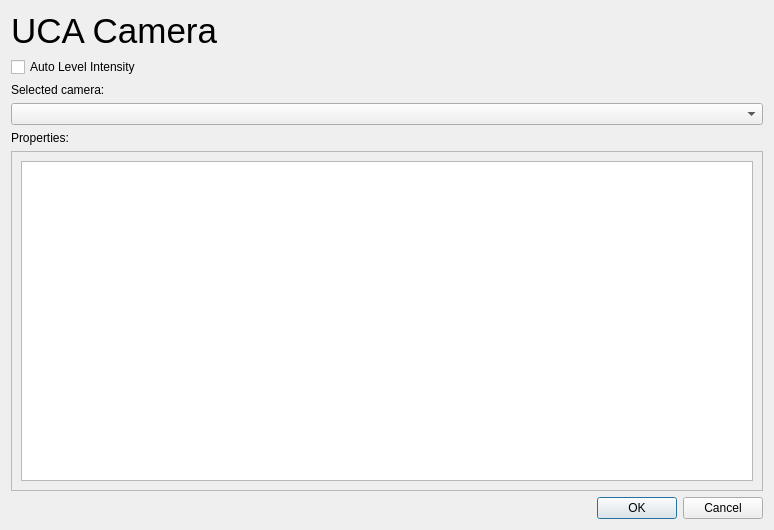
<?xml version="1.0" encoding="UTF-8"?>
<ui version="4.0">
 <class>UcaConfigureDialog</class>
 <widget class="QDialog" name="UcaConfigureDialog">
  <property name="geometry">
   <rect>
    <x>0</x>
    <y>0</y>
    <width>774</width>
    <height>530</height>
   </rect>
  </property>
  <property name="windowTitle">
   <string>Configure Uca Camera</string>
  </property>
  <layout class="QVBoxLayout" name="verticalLayout_2">
   <item>
    <widget class="QLabel" name="label">
     <property name="font">
      <font>
       <pointsize>26</pointsize>
      </font>
     </property>
     <property name="text">
      <string>UCA Camera</string>
     </property>
    </widget>
   </item>
   <item>
    <widget class="QCheckBox" name="autoLevel">
     <property name="text">
      <string>Auto Level Intensity</string>
     </property>
    </widget>
   </item>
   <item>
    <widget class="QLabel" name="label_3">
     <property name="text">
      <string>Selected camera:</string>
     </property>
    </widget>
   </item>
   <item>
    <widget class="QComboBox" name="cameraSelector"/>
   </item>
   <item>
    <widget class="QLabel" name="label_2">
     <property name="text">
      <string>Properties:</string>
     </property>
    </widget>
   </item>
   <item>
    <widget class="QScrollArea" name="scrollArea">
     <property name="widgetResizable">
      <bool>true</bool>
     </property>
     <widget class="QWidget" name="scrollAreaWidgetContents">
      <property name="geometry">
       <rect>
        <x>0</x>
        <y>0</y>
        <width>754</width>
        <height>324</height>
       </rect>
      </property>
      <layout class="QVBoxLayout" name="verticalLayout">
       <item>
        <widget class="QTableView" name="properties"/>
       </item>
      </layout>
     </widget>
    </widget>
   </item>
   <item>
    <widget class="QDialogButtonBox" name="buttonBox">
     <property name="orientation">
      <enum>Qt::Horizontal</enum>
     </property>
     <property name="standardButtons">
      <set>QDialogButtonBox::Cancel|QDialogButtonBox::Ok</set>
     </property>
    </widget>
   </item>
  </layout>
 </widget>
 <resources/>
 <connections>
  <connection>
   <sender>buttonBox</sender>
   <signal>accepted()</signal>
   <receiver>UcaConfigureDialog</receiver>
   <slot>accept()</slot>
   <hints>
    <hint type="sourcelabel">
     <x>248</x>
     <y>254</y>
    </hint>
    <hint type="destinationlabel">
     <x>157</x>
     <y>274</y>
    </hint>
   </hints>
  </connection>
  <connection>
   <sender>buttonBox</sender>
   <signal>rejected()</signal>
   <receiver>UcaConfigureDialog</receiver>
   <slot>reject()</slot>
   <hints>
    <hint type="sourcelabel">
     <x>316</x>
     <y>260</y>
    </hint>
    <hint type="destinationlabel">
     <x>286</x>
     <y>274</y>
    </hint>
   </hints>
  </connection>
 </connections>
</ui>
